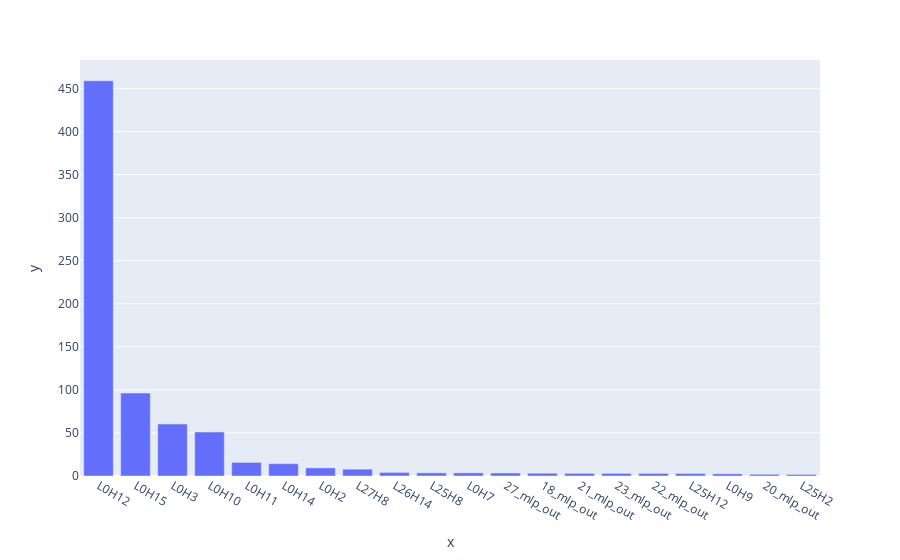

Here is the notebook cell this chart was saved with:
### Code cell
fig = px.bar(y=top_k_values, x=top_labels)
fig.show()

### Figure 1 — Plotly figure (JSON) as saved in the notebook; plotly's stock layout.template omitted (floating-point values rounded to 4 significant figures)
{"data": [{"alignmentgroup": "True", "hovertemplate": "x=%{x}<br>y=%{y}<extra></extra>", "legendgroup": "", "marker": {"color": "#636efa", "pattern": {"shape": ""}}, "name": "", "offsetgroup": "", "orientation": "v", "showlegend": false, "textposition": "auto", "type": "bar", "x": ["L0H12", "L0H15", "L0H3", "L0H10", "L0H11", "L0H14", "L0H2", "L27H8", "L26H14", "L25H8", "L0H7", "27_mlp_out", "18_mlp_out", "21_mlp_out", "23_mlp_out", "22_mlp_out", "L25H12", "L0H9", "20_mlp_out", "L25H2"], "xaxis": "x", "y": [459, 96.38, 60.38, 51.09, 15.78, 14.3, 9.414, 7.918, 4.172, 3.643, 3.633, 3.5, 3.23, 3.084, 3.053, 3.041, 3.002, 2.557, 1.996, 1.856], "yaxis": "y"}], "layout": {"barmode": "relative", "legend": {"tracegroupgap": 0}, "margin": {"t": 60}, "xaxis": {"anchor": "y", "domain": [0, 1], "title": {"text": "x"}}, "yaxis": {"anchor": "x", "domain": [0, 1], "title": {"text": "y"}}}}
